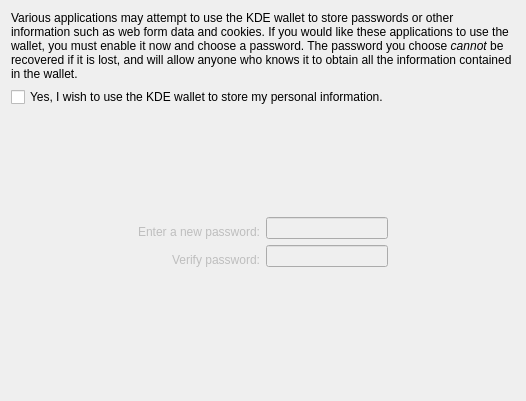
<ui version="4.0" >
 <class>KWalletWizardPagePassword</class>
 <widget class="QWidget" name="KWalletWizardPagePassword" >
  <property name="geometry" >
   <rect>
    <x>0</x>
    <y>0</y>
    <width>526</width>
    <height>401</height>
   </rect>
  </property>
  <property name="windowTitle" >
   <string/>
  </property>
  <layout class="QGridLayout" >
   <item row="0" column="0" colspan="4" >
    <widget class="QLabel" name="textLabel3" >
     <property name="text" >
      <string>Various applications may attempt to use the KDE wallet to store passwords or other information such as web form data and cookies.  If you would like these applications to use the wallet, you must enable it now and choose a password.  The password you choose &lt;i>cannot&lt;/i> be recovered if it is lost, and will allow anyone who knows it to obtain all the information contained in the wallet.</string>
     </property>
     <property name="textFormat" >
      <enum>Qt::RichText</enum>
     </property>
     <property name="wordWrap" >
      <bool>true</bool>
     </property>
    </widget>
   </item>
   <item row="1" column="0" colspan="4" >
    <widget class="QCheckBox" name="_useWallet" >
     <property name="text" >
      <string>Yes, I wish to use the KDE wallet to store my personal information.</string>
     </property>
    </widget>
   </item>
   <item row="2" column="1" colspan="2" >
    <spacer>
     <property name="orientation" >
      <enum>Qt::Vertical</enum>
     </property>
     <property name="sizeType" >
      <enum>QSizePolicy::Expanding</enum>
     </property>
     <property name="sizeHint" >
      <size>
       <width>21</width>
       <height>51</height>
      </size>
     </property>
    </spacer>
   </item>
   <item row="3" column="0" >
    <spacer>
     <property name="orientation" >
      <enum>Qt::Horizontal</enum>
     </property>
     <property name="sizeType" >
      <enum>QSizePolicy::Expanding</enum>
     </property>
     <property name="sizeHint" >
      <size>
       <width>111</width>
       <height>31</height>
      </size>
     </property>
    </spacer>
   </item>
   <item row="3" column="1" >
    <layout class="QVBoxLayout" >
     <property name="spacing" >
      <number>6</number>
     </property>
     <property name="leftMargin" >
      <number>0</number>
     </property>
     <property name="topMargin" >
      <number>0</number>
     </property>
     <property name="rightMargin" >
      <number>0</number>
     </property>
     <property name="bottomMargin" >
      <number>0</number>
     </property>
     <item>
      <widget class="QLabel" name="textLabel1_3" >
       <property name="enabled" >
        <bool>false</bool>
       </property>
       <property name="text" >
        <string>Enter a new password:</string>
       </property>
       <property name="alignment" >
        <set>Qt::AlignAbsolute|Qt::AlignBottom|Qt::AlignCenter|Qt::AlignHCenter|Qt::AlignHorizontal_Mask|Qt::AlignJustify|Qt::AlignLeading|Qt::AlignLeft|Qt::AlignRight|Qt::AlignTop|Qt::AlignTrailing|Qt::AlignVCenter|Qt::AlignVertical_Mask</set>
       </property>
       <property name="buddy" >
        <cstring>_pass1</cstring>
       </property>
      </widget>
     </item>
     <item>
      <widget class="QLabel" name="textLabel2_3" >
       <property name="enabled" >
        <bool>false</bool>
       </property>
       <property name="text" >
        <string>Verify password:</string>
       </property>
       <property name="alignment" >
        <set>Qt::AlignAbsolute|Qt::AlignBottom|Qt::AlignCenter|Qt::AlignHCenter|Qt::AlignHorizontal_Mask|Qt::AlignJustify|Qt::AlignLeading|Qt::AlignLeft|Qt::AlignRight|Qt::AlignTop|Qt::AlignTrailing|Qt::AlignVCenter|Qt::AlignVertical_Mask</set>
       </property>
       <property name="buddy" >
        <cstring>_pass2</cstring>
       </property>
      </widget>
     </item>
    </layout>
   </item>
   <item row="3" column="2" >
    <layout class="QVBoxLayout" >
     <property name="spacing" >
      <number>6</number>
     </property>
     <property name="leftMargin" >
      <number>0</number>
     </property>
     <property name="topMargin" >
      <number>0</number>
     </property>
     <property name="rightMargin" >
      <number>0</number>
     </property>
     <property name="bottomMargin" >
      <number>0</number>
     </property>
     <item>
      <widget class="QLineEdit" name="_pass1" >
       <property name="enabled" >
        <bool>false</bool>
       </property>
       <property name="echoMode" >
        <enum>QLineEdit::Password</enum>
       </property>
      </widget>
     </item>
     <item>
      <widget class="QLineEdit" name="_pass2" >
       <property name="enabled" >
        <bool>false</bool>
       </property>
       <property name="echoMode" >
        <enum>QLineEdit::Password</enum>
       </property>
      </widget>
     </item>
    </layout>
   </item>
   <item row="3" column="3" >
    <spacer>
     <property name="orientation" >
      <enum>Qt::Horizontal</enum>
     </property>
     <property name="sizeType" >
      <enum>QSizePolicy::Expanding</enum>
     </property>
     <property name="sizeHint" >
      <size>
       <width>101</width>
       <height>21</height>
      </size>
     </property>
    </spacer>
   </item>
   <item row="4" column="1" colspan="2" >
    <spacer>
     <property name="orientation" >
      <enum>Qt::Vertical</enum>
     </property>
     <property name="sizeType" >
      <enum>QSizePolicy::Expanding</enum>
     </property>
     <property name="sizeHint" >
      <size>
       <width>21</width>
       <height>70</height>
      </size>
     </property>
    </spacer>
   </item>
   <item row="5" column="0" colspan="4" >
    <widget class="QLabel" name="_matchLabel" >
     <property name="text" >
      <string/>
     </property>
     <property name="alignment" >
      <set>Qt::AlignAbsolute|Qt::AlignBottom|Qt::AlignCenter|Qt::AlignHCenter|Qt::AlignHorizontal_Mask|Qt::AlignJustify|Qt::AlignLeading|Qt::AlignLeft|Qt::AlignRight|Qt::AlignTop|Qt::AlignTrailing|Qt::AlignVCenter|Qt::AlignVertical_Mask</set>
     </property>
    </widget>
   </item>
  </layout>
 </widget>
 <resources/>
 <connections>
  <connection>
   <sender>_useWallet</sender>
   <signal>toggled(bool)</signal>
   <receiver>textLabel1_3</receiver>
   <slot>setEnabled(bool)</slot>
   <hints>
    <hint type="sourcelabel" >
     <x>108</x>
     <y>119</y>
    </hint>
    <hint type="destinationlabel" >
     <x>217</x>
     <y>226</y>
    </hint>
   </hints>
  </connection>
  <connection>
   <sender>_useWallet</sender>
   <signal>toggled(bool)</signal>
   <receiver>_pass1</receiver>
   <slot>setEnabled(bool)</slot>
   <hints>
    <hint type="sourcelabel" >
     <x>455</x>
     <y>125</y>
    </hint>
    <hint type="destinationlabel" >
     <x>394</x>
     <y>226</y>
    </hint>
   </hints>
  </connection>
  <connection>
   <sender>_useWallet</sender>
   <signal>toggled(bool)</signal>
   <receiver>textLabel2_3</receiver>
   <slot>setEnabled(bool)</slot>
   <hints>
    <hint type="sourcelabel" >
     <x>60</x>
     <y>120</y>
    </hint>
    <hint type="destinationlabel" >
     <x>131</x>
     <y>257</y>
    </hint>
   </hints>
  </connection>
  <connection>
   <sender>_useWallet</sender>
   <signal>toggled(bool)</signal>
   <receiver>_pass2</receiver>
   <slot>setEnabled(bool)</slot>
   <hints>
    <hint type="sourcelabel" >
     <x>487</x>
     <y>124</y>
    </hint>
    <hint type="destinationlabel" >
     <x>371</x>
     <y>257</y>
    </hint>
   </hints>
  </connection>
  <connection>
   <sender>_useWallet</sender>
   <signal>clicked()</signal>
   <receiver>_pass1</receiver>
   <slot>setFocus()</slot>
   <hints>
    <hint type="sourcelabel" >
     <x>259</x>
     <y>119</y>
    </hint>
    <hint type="destinationlabel" >
     <x>269</x>
     <y>237</y>
    </hint>
   </hints>
  </connection>
 </connections>
</ui>
